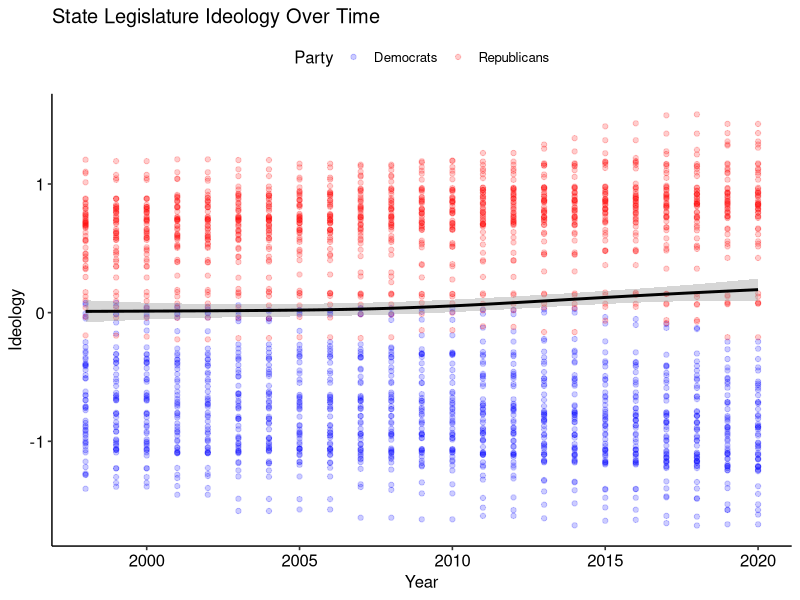
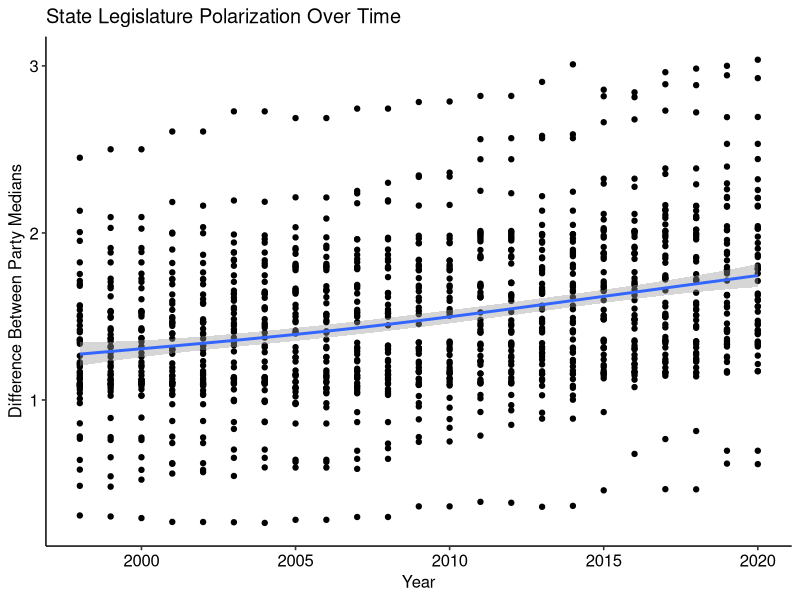
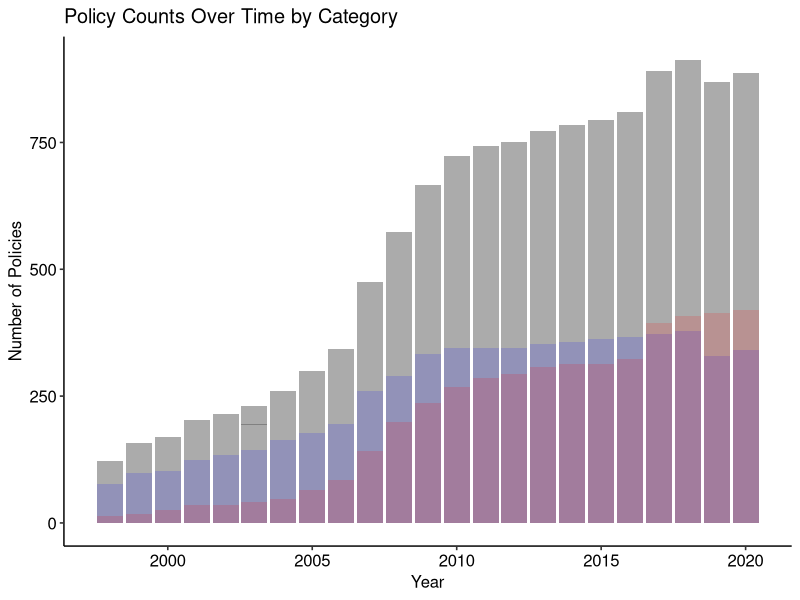
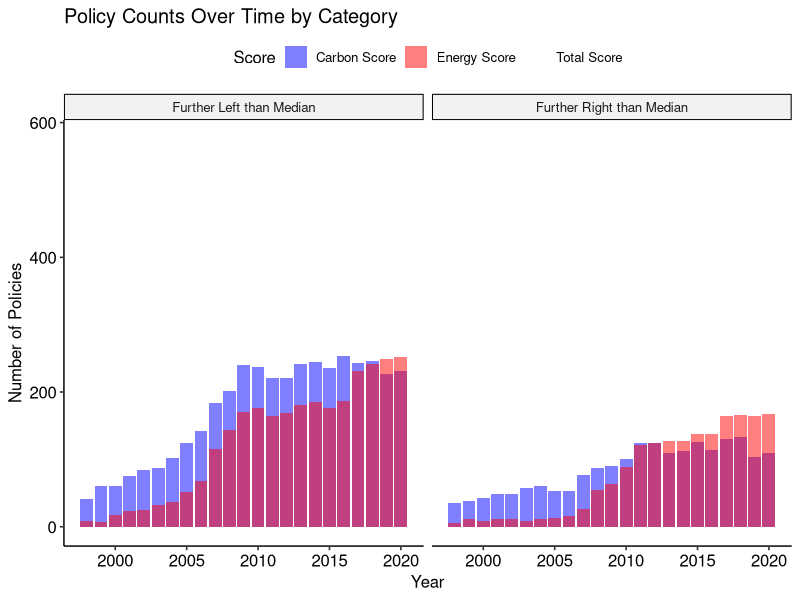

Reproduce these figures in R, in order. (Note: this script raises an error after producing the figures.)
## ---- chunk 1
options(scipen=999)
library(tidyverse)
library(ggpubr)
library(reshape2)

set.seed(07151129)
theme_set(theme_pubr())
## ---- chunk 2
panel <- read.csv("panel_with_counts.csv")

ggplot(panel) +
    geom_point(aes(x = Year, y = Dems, color = "Democrats"), alpha = 0.2) +
    geom_point(aes(x = Year, y = Reps, color = "Republicans"), alpha = 0.2) +
    geom_smooth(aes(y = Ideology, x = Year), color = "black") +
    labs(x = "Year", y = "Ideology", title = "State Legislature Ideology Over Time", color = "Party") +
    scale_color_manual(values = c("Democrats" = "blue", "Republicans" = "red"))

ggplot(panel) +
    geom_point(aes(x = Year, y = Polarization)) +
    geom_smooth(aes(x = Year, y = Polarization)) +
    labs(x = "Year", y = "Difference Between Party Medians", title = "State Legislature Polarization Over Time")

ggplot(panel) + 
    geom_bar(aes(x = Year, y = Score), stat = "identity", alpha = 0.5) +
    geom_bar(aes(x = Year, y = CI_Score), stat = "identity", fill = "blue", alpha = 0.15) +
    geom_bar(aes(x = Year, y = EE_Score), stat = "identity", fill =  "red", alpha = 0.15) +
    labs(x = "Year", y = "Number of Policies", title = "Policy Counts Over Time by Category")

ggplot(panel %>% filter(!is.na(Binary_Ideology))) + 
    geom_bar(aes(x = Year, y = Score, fill = "Total Score"), stat = "identity", alpha = 0.) +
    geom_bar(aes(x = Year, y = CI_Score, fill = "Carbon Score"), stat = "identity", alpha = 0.5) +
    geom_bar(aes(x = Year, y = EE_Score, fill = "Energy Score"), stat = "identity", alpha = 0.5) +
    labs(x = "Year", y = "Number of Policies", title = "Policy Counts Over Time by Category", fill = "Score") +
    facet_grid(~ Binary_Ideology, labeller = as_labeller(c(`0` = "Further Left than Median", 
                                                           `1` = "Further Right than Median"))) +
    scale_fill_manual(values = c("Total Score" = "black", "Carbon Score" = "blue", "Energy Score" = "red"))
## ---- chunk 3
ggplot(panel %>% filter(!is.na(Binary_Ideology))) +
    geom_point(aes(x = Year, y = log_CarbonIntensity, color = "Carbon Intensity (log)"), alpha = 0.2) +
    geom_point(aes(x = Year, y = log_EnergyIntensity, color = "Energy Intensity (log)"), alpha = 0.2) +
    geom_smooth(aes(y = log_CarbonIntensity, x = Year), color = "black") +
    geom_smooth(aes(y = log_EnergyIntensity, x = Year), color = "black") +
    labs(x = "Year", y = "Outcome", title = "Environmental Performance Over Time", color = "Outcome") +
    scale_color_manual(values = c("Carbon Intensity (log)" = "blue", "Energy Intensity (log)" = "red")) +
    facet_wrap(~ Binary_Ideology, labeller = as_labeller(c(`0` = "Further Left than Median", 
                                                           `1` = "Further Right than Median")))
